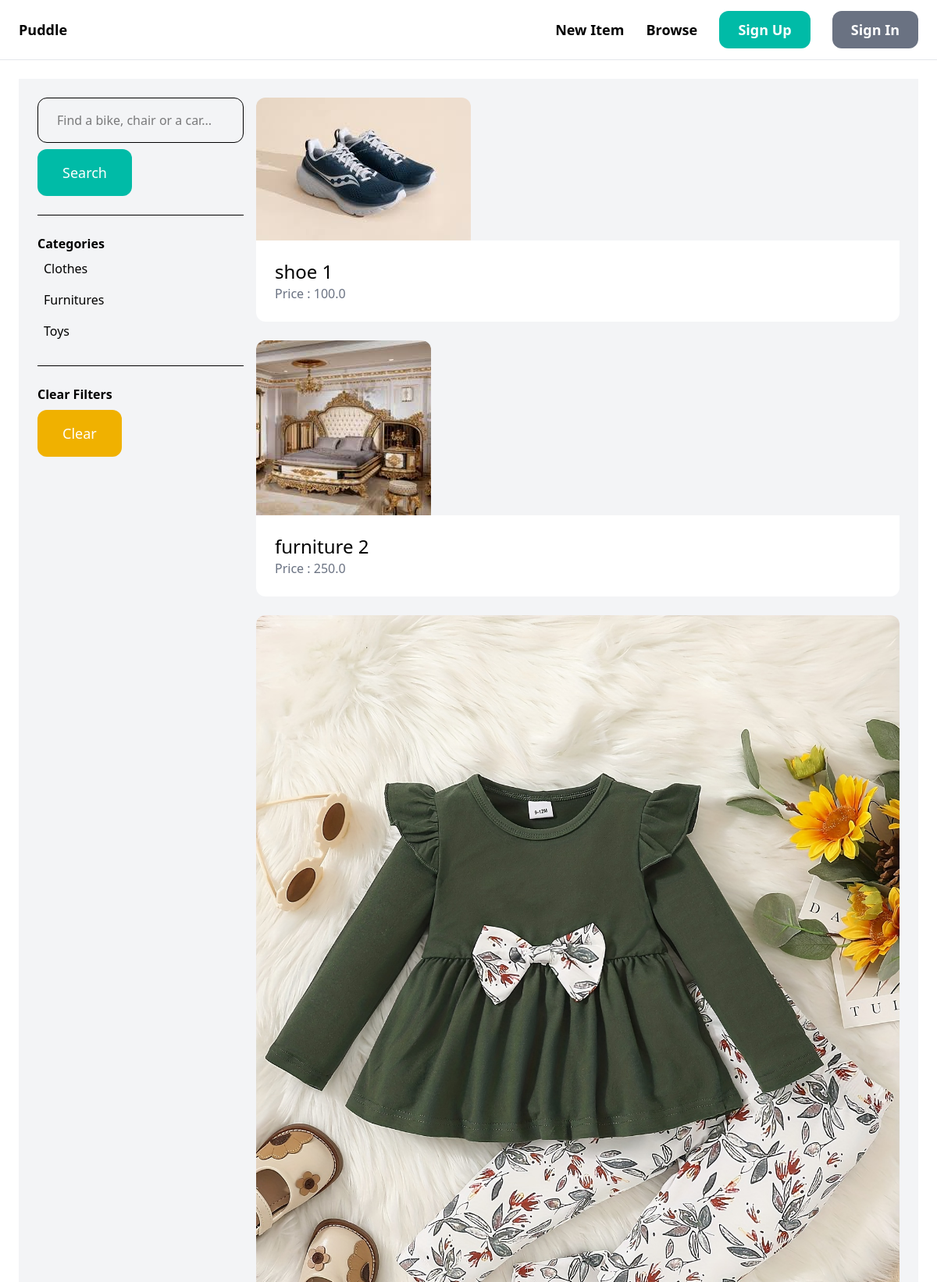
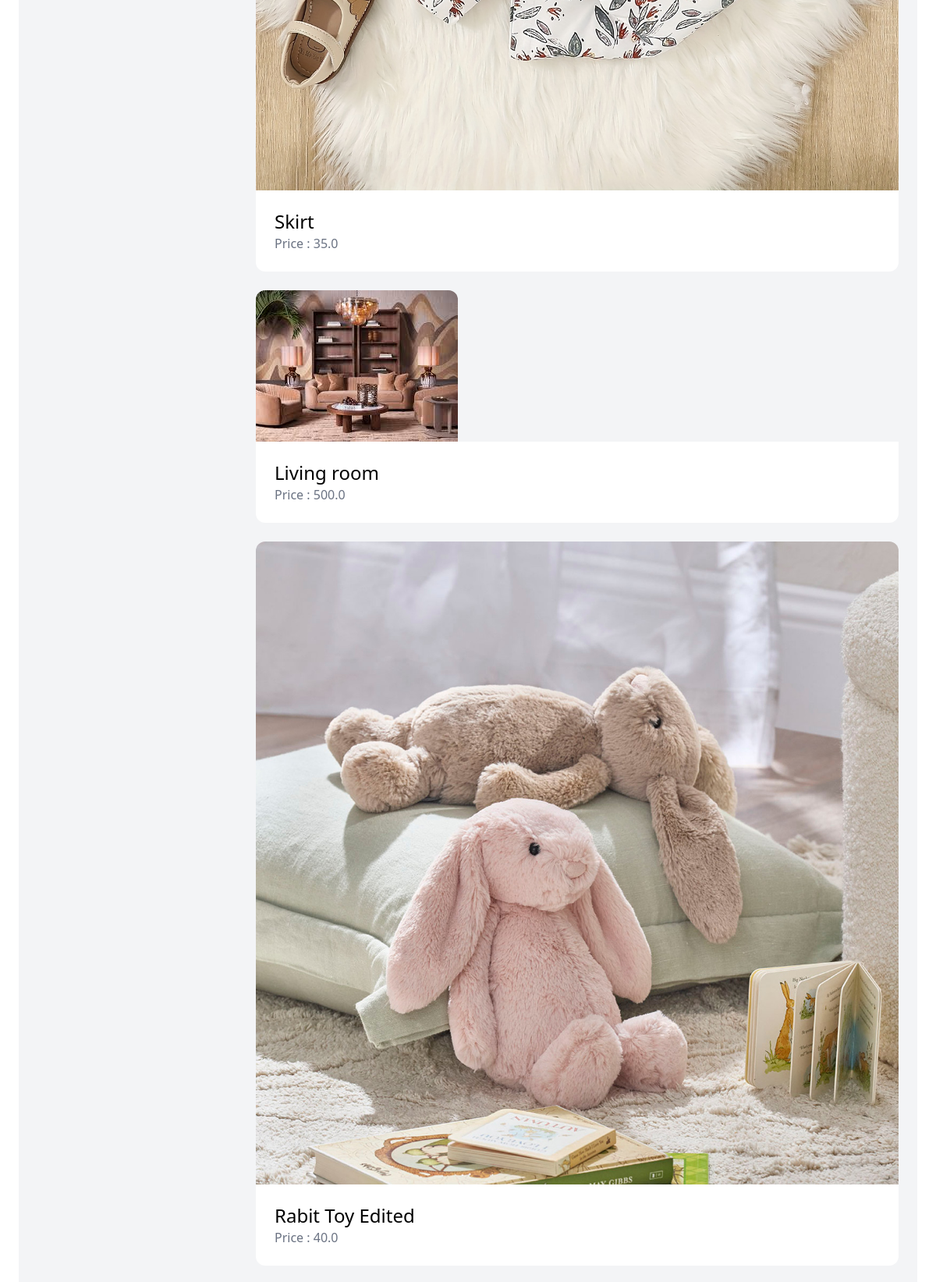
The app's page /items/ (upper part) with its own data (2 pictures, top to bottom).
### item/models.py (models this page shows, shortened)
class Category(models.Model):
    name = models.CharField(max_length=225)
    class Meta:
        ordering = ('name',)
        verbose_name_plural = 'Categories'

class Item(models.Model):
    category = models.ForeignKey(Category , related_name='items' , on_delete=models.CASCADE)
    name = models.CharField(max_length=225)
    description = models.TextField(blank=True , null=True)
    price = models.FloatField()
    image = models.ImageField(upload_to='item_images' , blank=True , null=True)
    is_sold = models.BooleanField(default=False)
    created_by = models.ForeignKey(User , related_name='items' , on_delete=models.CASCADE)
    created_at = models.DateTimeField(auto_now_add=True)

### item/views.py (the view)
# urls.py: path('items/' , browseitems , name='browseitems'),
def browseitems(request):
    query = request.GET.get('query' , '')
    category_id = request.GET.get('category' , 0)
    categories = Category.objects.all()
    items = Item.objects.filter(is_sold = False)
    if query:
        items = items.filter(Q(name__icontains = query) | Q(description__icontains = query))
    if category_id:
        items = items.filter(category_id=category_id)
    return render(request , 'item/browseitems.html' , {
        'items' : items,
        'query': query,
        'categories' : categories,
        'category_id' : int(category_id),
    })

### template/item/browseitems.html (shortened to what this page needs)
{% extends 'core/base.html' %}
{% block content %}
<div class="p-6 grid grid-cols-4 gap-4 bg-gray-100">
    <div class="col-span-1">
        <form action="{% url 'browseitems' %}" method="get" >
            <input type="text" name="query" value="{{ query }}" placeholder="Find a bike, chair or a car..." class="w-full py-4 px-6 border rounded-xl">
            <button class="mt-2 py-4 px-8 text-lg bg-teal-500 text-white rounded-xl"> Search</button>
        </form>
        <hr class="my-6">
        <p class="font-semibold">Categories</p>
        <ul>
            {% for category in categories %}
            <li class="py-2 px-2 rounded-xl {% if category.id == category_id %} bg-gray-200 {% endif %}" >
                <a href="{% url 'browseitems' %}?query={{ query }}&category={{ category.id }}">{{ category.name }}</a>
            </li>
            {% endfor %}
        </ul>
        <hr class="my-6">
        <p class="font-semibold">Clear Filters</p>
        <ul>
            <li><a href="{% url 'browseitems' %}" class="mt-2 py-4 px-8 inline-block bg-yellow-500 text-lg rounded-xl text-white">Clear</a></li>
        </ul>
    </div>
    <div class="col-span-3">
        {% for item in items %}
                <div class="pb-6">
                    <a href="{% url 'detail'  item.id %}">
                        <div>
                            <img src="{{ item.image.url }}"  class="rounded-t-xl" alt="">
                        </div>
                        <div class="p-6 bg-white rounded-b-xl">
                            <h2 class="text-2xl">{{ item.name }}</h2>
                            <p class="text-gray-500">Price : {{ item.price }}</p>
                        </div>
                    </a>
                </div>
            {% endfor %}
    </div>
</div>
{% endblock %}

### records on screen
Category: name "Clothes"
Category: name "Furnitures"
Category: name "Toys"
Item: image (picture), name "shoe 1", price "100.0"
Item: image (picture), name "furniture 2", price "250.0"
Item: image (picture), name "Skirt", price "35.0"
Item: image (picture), name "Living room", price "500.0"
Item: image (picture), name "Rabit Toy Edited", price "40.0"
